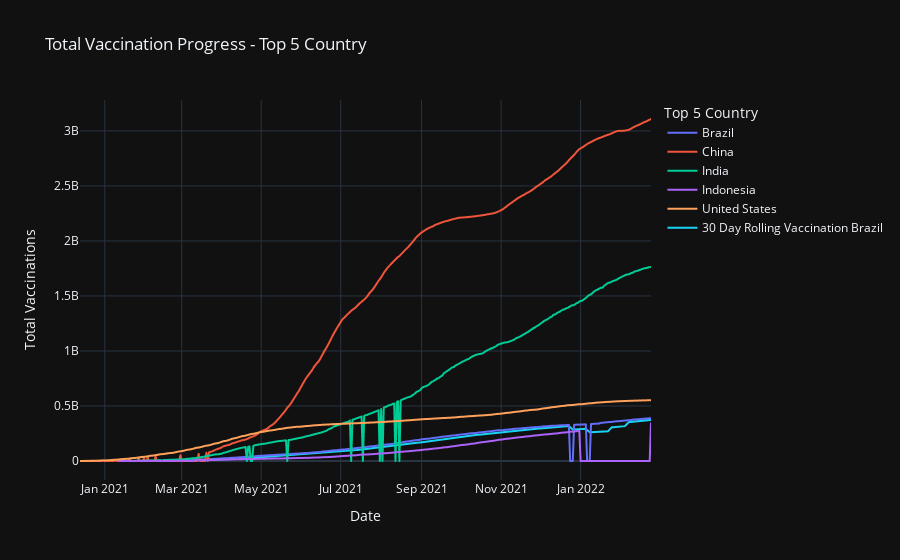
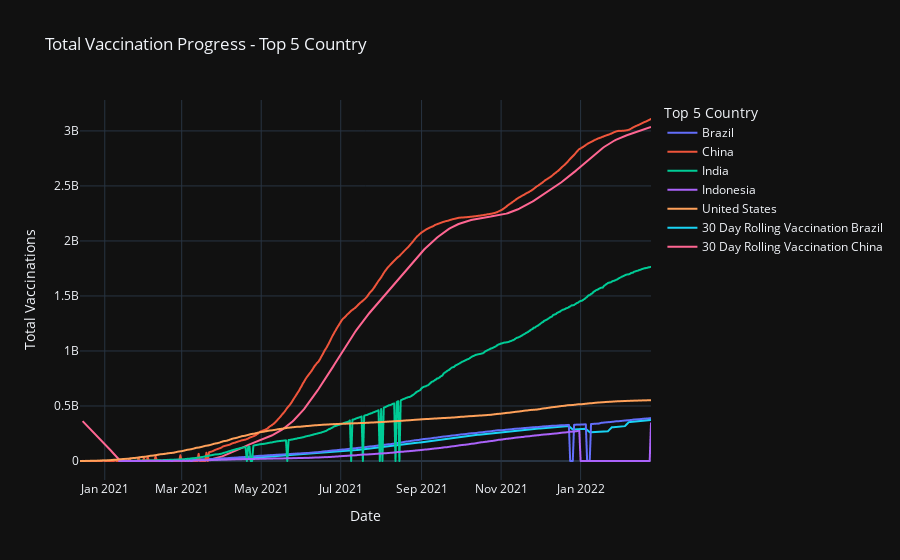
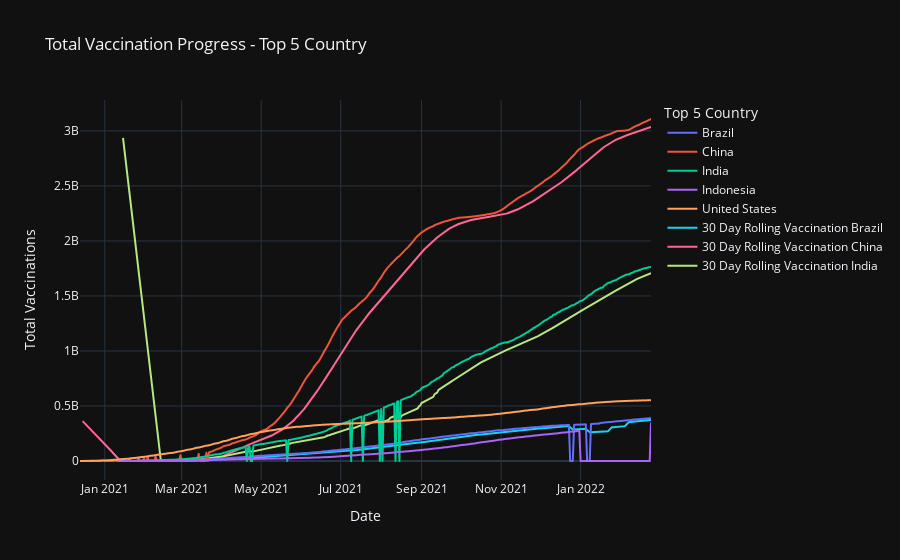
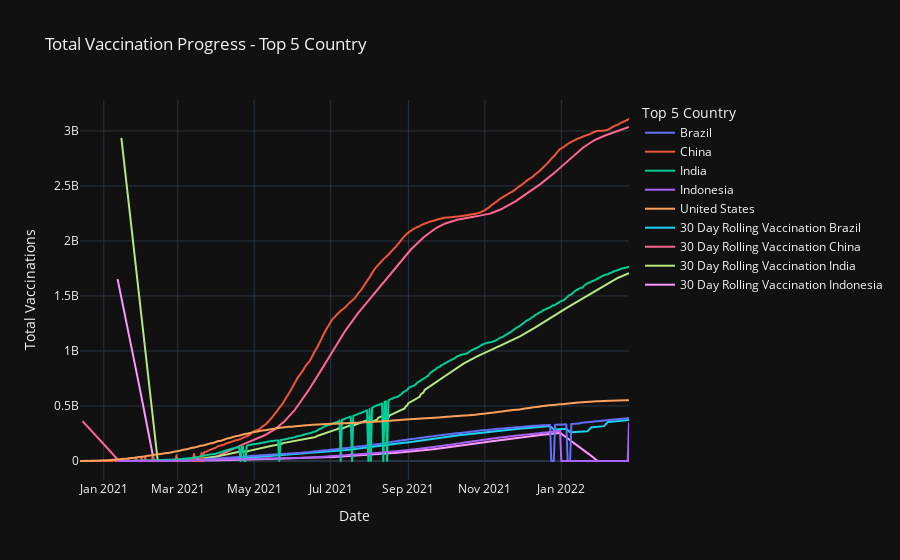

The cell these charts' notebook holds for them, in order:
### Code cell
fig = px.line(top5_country_total_day,x="date",y="total_vaccinations",color='country',
                 labels={"country" : 'Top 5 Country', 'date' : 'Date', 'total_vaccinations' : "Total Vaccinations"},
                title="Total Vaccination Progress - Top 5 Country",template='plotly_dark')
for country in top5_country_total_day['country'].unique():
    fig.add_scatter(x=top5_country_total_day[top5_country_total_day['country'] == country]['date']
                    ,y=top5_country_total_day[top5_country_total_day['country'] == country]['30 - Day Rolling']
                    ,mode="lines",name='30 Day Rolling Vaccination ' + country)
fig.show()

### Figure 1 — Plotly figure (JSON) as saved in the notebook; plotly's stock layout.template omitted (floating-point values rounded to 4 significant figures; data arrays with more than 128 entries replaced by an {"elided": "..."} marker saying what was removed)
{"data": [{"hovertemplate": "Top 5 Country=Brazil<br>Date=%{x}<br>Total Vaccinations=%{y}<extra></extra>", "legendgroup": "Brazil", "line": {"color": "#636efa", "dash": "solid"}, "marker": {"symbol": "circle"}, "mode": "lines", "name": "Brazil", "showlegend": true, "type": "scattergl", "x": {"elided": "404 str values"}, "xaxis": "x", "y": {"elided": "404 int values"}, "yaxis": "y"}, {"hovertemplate": "Top 5 Country=China<br>Date=%{x}<br>Total Vaccinations=%{y}<extra></extra>", "legendgroup": "China", "line": {"color": "#EF553B", "dash": "solid"}, "marker": {"symbol": "circle"}, "mode": "lines", "name": "China", "showlegend": true, "type": "scattergl", "x": {"elided": "437 str values"}, "xaxis": "x", "y": {"elided": "437 int values"}, "yaxis": "y"}, {"hovertemplate": "Top 5 Country=India<br>Date=%{x}<br>Total Vaccinations=%{y}<extra></extra>", "legendgroup": "India", "line": {"color": "#00cc96", "dash": "solid"}, "marker": {"symbol": "circle"}, "mode": "lines", "name": "India", "showlegend": true, "type": "scattergl", "x": {"elided": "406 str values"}, "xaxis": "x", "y": {"elided": "406 int values"}, "yaxis": "y"}, {"hovertemplate": "Top 5 Country=Indonesia<br>Date=%{x}<br>Total Vaccinations=%{y}<extra></extra>", "legendgroup": "Indonesia", "line": {"color": "#ab63fa", "dash": "solid"}, "marker": {"symbol": "circle"}, "mode": "lines", "name": "Indonesia", "showlegend": true, "type": "scattergl", "x": {"elided": "409 str values"}, "xaxis": "x", "y": {"elided": "409 int values"}, "yaxis": "y"}, {"hovertemplate": "Top 5 Country=United States<br>Date=%{x}<br>Total Vaccinations=%{y}<extra></extra>", "legendgroup": "United States", "line": {"color": "#FFA15A", "dash": "solid"}, "marker": {"symbol": "circle"}, "mode": "lines", "name": "United States", "showlegend": true, "type": "scattergl", "x": {"elided": "439 str values"}, "xaxis": "x", "y": {"elided": "439 int values"}, "yaxis": "y"}, {"mode": "lines", "name": "30 Day Rolling Vaccination Brazil", "type": "scatter", "x": {"elided": "404 str values"}, "y": {"elided": "404 float values"}}], "layout": {"legend": {"title": {"text": "Top 5 Country"}, "tracegroupgap": 0}, "title": {"text": "Total Vaccination Progress - Top 5 Country"}, "xaxis": {"anchor": "y", "domain": [0, 1], "title": {"text": "Date"}}, "yaxis": {"anchor": "x", "domain": [0, 1], "title": {"text": "Total Vaccinations"}}}}

### Figure 2 — Plotly figure (JSON) as saved in the notebook; plotly's stock layout.template omitted (floating-point values rounded to 4 significant figures; data arrays with more than 128 entries replaced by an {"elided": "..."} marker saying what was removed)
{"data": [{"hovertemplate": "Top 5 Country=Brazil<br>Date=%{x}<br>Total Vaccinations=%{y}<extra></extra>", "legendgroup": "Brazil", "line": {"color": "#636efa", "dash": "solid"}, "marker": {"symbol": "circle"}, "mode": "lines", "name": "Brazil", "showlegend": true, "type": "scattergl", "x": {"elided": "404 str values"}, "xaxis": "x", "y": {"elided": "404 int values"}, "yaxis": "y"}, {"hovertemplate": "Top 5 Country=China<br>Date=%{x}<br>Total Vaccinations=%{y}<extra></extra>", "legendgroup": "China", "line": {"color": "#EF553B", "dash": "solid"}, "marker": {"symbol": "circle"}, "mode": "lines", "name": "China", "showlegend": true, "type": "scattergl", "x": {"elided": "437 str values"}, "xaxis": "x", "y": {"elided": "437 int values"}, "yaxis": "y"}, {"hovertemplate": "Top 5 Country=India<br>Date=%{x}<br>Total Vaccinations=%{y}<extra></extra>", "legendgroup": "India", "line": {"color": "#00cc96", "dash": "solid"}, "marker": {"symbol": "circle"}, "mode": "lines", "name": "India", "showlegend": true, "type": "scattergl", "x": {"elided": "406 str values"}, "xaxis": "x", "y": {"elided": "406 int values"}, "yaxis": "y"}, {"hovertemplate": "Top 5 Country=Indonesia<br>Date=%{x}<br>Total Vaccinations=%{y}<extra></extra>", "legendgroup": "Indonesia", "line": {"color": "#ab63fa", "dash": "solid"}, "marker": {"symbol": "circle"}, "mode": "lines", "name": "Indonesia", "showlegend": true, "type": "scattergl", "x": {"elided": "409 str values"}, "xaxis": "x", "y": {"elided": "409 int values"}, "yaxis": "y"}, {"hovertemplate": "Top 5 Country=United States<br>Date=%{x}<br>Total Vaccinations=%{y}<extra></extra>", "legendgroup": "United States", "line": {"color": "#FFA15A", "dash": "solid"}, "marker": {"symbol": "circle"}, "mode": "lines", "name": "United States", "showlegend": true, "type": "scattergl", "x": {"elided": "439 str values"}, "xaxis": "x", "y": {"elided": "439 int values"}, "yaxis": "y"}, {"mode": "lines", "name": "30 Day Rolling Vaccination Brazil", "type": "scatter", "x": {"elided": "404 str values"}, "y": {"elided": "404 float values"}}, {"mode": "lines", "name": "30 Day Rolling Vaccination China", "type": "scatter", "x": {"elided": "437 str values"}, "y": {"elided": "437 float values"}}], "layout": {"legend": {"title": {"text": "Top 5 Country"}, "tracegroupgap": 0}, "title": {"text": "Total Vaccination Progress - Top 5 Country"}, "xaxis": {"anchor": "y", "domain": [0, 1], "title": {"text": "Date"}}, "yaxis": {"anchor": "x", "domain": [0, 1], "title": {"text": "Total Vaccinations"}}}}

### Figure 3 — Plotly figure (JSON) as saved in the notebook; plotly's stock layout.template omitted (floating-point values rounded to 4 significant figures; data arrays with more than 128 entries replaced by an {"elided": "..."} marker saying what was removed)
{"data": [{"hovertemplate": "Top 5 Country=Brazil<br>Date=%{x}<br>Total Vaccinations=%{y}<extra></extra>", "legendgroup": "Brazil", "line": {"color": "#636efa", "dash": "solid"}, "marker": {"symbol": "circle"}, "mode": "lines", "name": "Brazil", "showlegend": true, "type": "scattergl", "x": {"elided": "404 str values"}, "xaxis": "x", "y": {"elided": "404 int values"}, "yaxis": "y"}, {"hovertemplate": "Top 5 Country=China<br>Date=%{x}<br>Total Vaccinations=%{y}<extra></extra>", "legendgroup": "China", "line": {"color": "#EF553B", "dash": "solid"}, "marker": {"symbol": "circle"}, "mode": "lines", "name": "China", "showlegend": true, "type": "scattergl", "x": {"elided": "437 str values"}, "xaxis": "x", "y": {"elided": "437 int values"}, "yaxis": "y"}, {"hovertemplate": "Top 5 Country=India<br>Date=%{x}<br>Total Vaccinations=%{y}<extra></extra>", "legendgroup": "India", "line": {"color": "#00cc96", "dash": "solid"}, "marker": {"symbol": "circle"}, "mode": "lines", "name": "India", "showlegend": true, "type": "scattergl", "x": {"elided": "406 str values"}, "xaxis": "x", "y": {"elided": "406 int values"}, "yaxis": "y"}, {"hovertemplate": "Top 5 Country=Indonesia<br>Date=%{x}<br>Total Vaccinations=%{y}<extra></extra>", "legendgroup": "Indonesia", "line": {"color": "#ab63fa", "dash": "solid"}, "marker": {"symbol": "circle"}, "mode": "lines", "name": "Indonesia", "showlegend": true, "type": "scattergl", "x": {"elided": "409 str values"}, "xaxis": "x", "y": {"elided": "409 int values"}, "yaxis": "y"}, {"hovertemplate": "Top 5 Country=United States<br>Date=%{x}<br>Total Vaccinations=%{y}<extra></extra>", "legendgroup": "United States", "line": {"color": "#FFA15A", "dash": "solid"}, "marker": {"symbol": "circle"}, "mode": "lines", "name": "United States", "showlegend": true, "type": "scattergl", "x": {"elided": "439 str values"}, "xaxis": "x", "y": {"elided": "439 int values"}, "yaxis": "y"}, {"mode": "lines", "name": "30 Day Rolling Vaccination Brazil", "type": "scatter", "x": {"elided": "404 str values"}, "y": {"elided": "404 float values"}}, {"mode": "lines", "name": "30 Day Rolling Vaccination China", "type": "scatter", "x": {"elided": "437 str values"}, "y": {"elided": "437 float values"}}, {"mode": "lines", "name": "30 Day Rolling Vaccination India", "type": "scatter", "x": {"elided": "406 str values"}, "y": {"elided": "406 float values"}}], "layout": {"legend": {"title": {"text": "Top 5 Country"}, "tracegroupgap": 0}, "title": {"text": "Total Vaccination Progress - Top 5 Country"}, "xaxis": {"anchor": "y", "domain": [0, 1], "title": {"text": "Date"}}, "yaxis": {"anchor": "x", "domain": [0, 1], "title": {"text": "Total Vaccinations"}}}}

### Figure 4 — Plotly figure (JSON) as saved in the notebook; plotly's stock layout.template omitted (floating-point values rounded to 4 significant figures; data arrays with more than 128 entries replaced by an {"elided": "..."} marker saying what was removed)
{"data": [{"hovertemplate": "Top 5 Country=Brazil<br>Date=%{x}<br>Total Vaccinations=%{y}<extra></extra>", "legendgroup": "Brazil", "line": {"color": "#636efa", "dash": "solid"}, "marker": {"symbol": "circle"}, "mode": "lines", "name": "Brazil", "showlegend": true, "type": "scattergl", "x": {"elided": "404 str values"}, "xaxis": "x", "y": {"elided": "404 int values"}, "yaxis": "y"}, {"hovertemplate": "Top 5 Country=China<br>Date=%{x}<br>Total Vaccinations=%{y}<extra></extra>", "legendgroup": "China", "line": {"color": "#EF553B", "dash": "solid"}, "marker": {"symbol": "circle"}, "mode": "lines", "name": "China", "showlegend": true, "type": "scattergl", "x": {"elided": "437 str values"}, "xaxis": "x", "y": {"elided": "437 int values"}, "yaxis": "y"}, {"hovertemplate": "Top 5 Country=India<br>Date=%{x}<br>Total Vaccinations=%{y}<extra></extra>", "legendgroup": "India", "line": {"color": "#00cc96", "dash": "solid"}, "marker": {"symbol": "circle"}, "mode": "lines", "name": "India", "showlegend": true, "type": "scattergl", "x": {"elided": "406 str values"}, "xaxis": "x", "y": {"elided": "406 int values"}, "yaxis": "y"}, {"hovertemplate": "Top 5 Country=Indonesia<br>Date=%{x}<br>Total Vaccinations=%{y}<extra></extra>", "legendgroup": "Indonesia", "line": {"color": "#ab63fa", "dash": "solid"}, "marker": {"symbol": "circle"}, "mode": "lines", "name": "Indonesia", "showlegend": true, "type": "scattergl", "x": {"elided": "409 str values"}, "xaxis": "x", "y": {"elided": "409 int values"}, "yaxis": "y"}, {"hovertemplate": "Top 5 Country=United States<br>Date=%{x}<br>Total Vaccinations=%{y}<extra></extra>", "legendgroup": "United States", "line": {"color": "#FFA15A", "dash": "solid"}, "marker": {"symbol": "circle"}, "mode": "lines", "name": "United States", "showlegend": true, "type": "scattergl", "x": {"elided": "439 str values"}, "xaxis": "x", "y": {"elided": "439 int values"}, "yaxis": "y"}, {"mode": "lines", "name": "30 Day Rolling Vaccination Brazil", "type": "scatter", "x": {"elided": "404 str values"}, "y": {"elided": "404 float values"}}, {"mode": "lines", "name": "30 Day Rolling Vaccination China", "type": "scatter", "x": {"elided": "437 str values"}, "y": {"elided": "437 float values"}}, {"mode": "lines", "name": "30 Day Rolling Vaccination India", "type": "scatter", "x": {"elided": "406 str values"}, "y": {"elided": "406 float values"}}, {"mode": "lines", "name": "30 Day Rolling Vaccination Indonesia", "type": "scatter", "x": {"elided": "409 str values"}, "y": {"elided": "409 float values"}}], "layout": {"legend": {"title": {"text": "Top 5 Country"}, "tracegroupgap": 0}, "title": {"text": "Total Vaccination Progress - Top 5 Country"}, "xaxis": {"anchor": "y", "domain": [0, 1], "title": {"text": "Date"}}, "yaxis": {"anchor": "x", "domain": [0, 1], "title": {"text": "Total Vaccinations"}}}}
